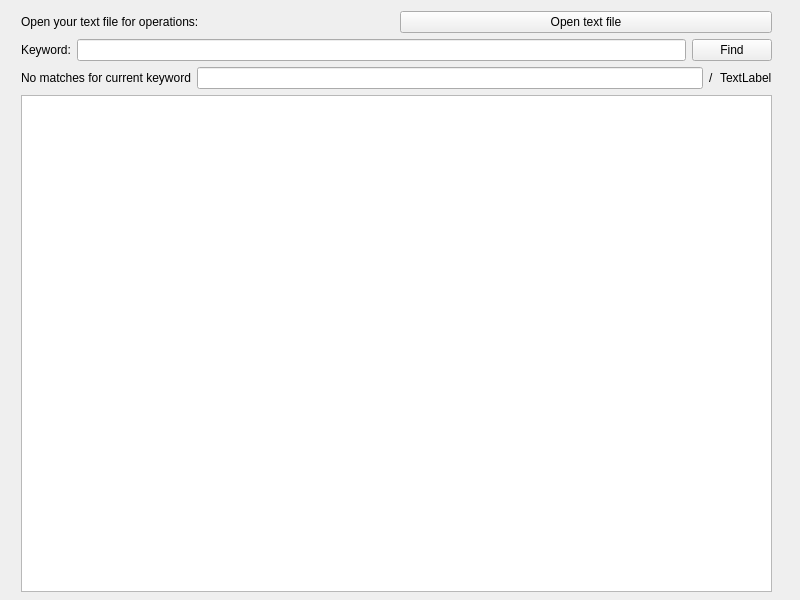
<?xml version="1.0" encoding="UTF-8"?>
<ui version="4.0">
 <class>TextFinder</class>
 <widget class="QWidget" name="TextFinder">
  <property name="geometry">
   <rect>
    <x>0</x>
    <y>0</y>
    <width>800</width>
    <height>600</height>
   </rect>
  </property>
  <property name="windowTitle">
   <string>TextFinder</string>
  </property>
  <widget class="QWidget" name="layoutWidget">
   <property name="geometry">
    <rect>
     <x>21</x>
     <y>11</y>
     <width>751</width>
     <height>581</height>
    </rect>
   </property>
   <layout class="QVBoxLayout" name="verticalLayout">
    <item>
     <layout class="QHBoxLayout" name="horizontalLayout_3">
      <item>
       <widget class="QLabel" name="OpenedTextFileLabel">
        <property name="text">
         <string>Open your text file for operations:</string>
        </property>
       </widget>
      </item>
      <item>
       <widget class="QPushButton" name="OpenTextFile">
        <property name="text">
         <string>Open text file</string>
        </property>
       </widget>
      </item>
     </layout>
    </item>
    <item>
     <layout class="QHBoxLayout" name="horizontalLayout">
      <item>
       <widget class="QLabel" name="label">
        <property name="text">
         <string>Keyword:</string>
        </property>
       </widget>
      </item>
      <item>
       <widget class="QLineEdit" name="lineEdit"/>
      </item>
      <item>
       <widget class="QPushButton" name="FindButton">
        <property name="text">
         <string>Find</string>
        </property>
       </widget>
      </item>
     </layout>
    </item>
    <item>
     <layout class="QHBoxLayout" name="horizontalLayout_2">
      <item>
       <widget class="QLabel" name="matchInfoLabel">
        <property name="text">
         <string>No matches for current keyword</string>
        </property>
       </widget>
      </item>
      <item>
       <widget class="QLineEdit" name="lineEdit_2"/>
      </item>
      <item>
       <widget class="QLabel" name="label_2">
        <property name="text">
         <string>/</string>
        </property>
       </widget>
      </item>
      <item>
       <widget class="QLabel" name="TotalMatchCount">
        <property name="text">
         <string>TextLabel</string>
        </property>
       </widget>
      </item>
     </layout>
    </item>
    <item>
     <widget class="QTextEdit" name="textEdit">
      <property name="mouseTracking">
       <bool>false</bool>
      </property>
      <property name="autoFillBackground">
       <bool>false</bool>
      </property>
      <property name="readOnly">
       <bool>true</bool>
      </property>
      <property name="textInteractionFlags">
       <set>Qt::TextInteractionFlag::NoTextInteraction</set>
      </property>
     </widget>
    </item>
   </layout>
  </widget>
 </widget>
 <resources/>
 <connections/>
</ui>
